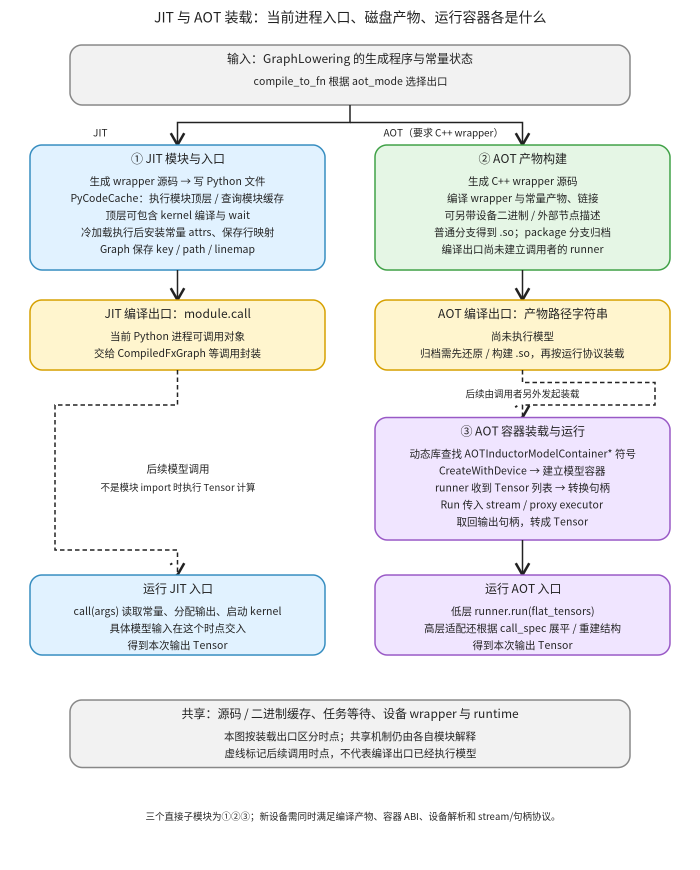
#> input picture torch/compile/inductor/assets/jit-aot-loading.png, 1400 x 1740 px (shown at 1/2 size)
$ python jit_aot_loading_flow.py
#> lines starting #> are read from the running program, lines starting #| are printed output that depends on the picture
"""JIT返回当前入口；AOT返回产物，另行装载后才能运行。"""
from pathlib import Path
from html import escape
import cairosvg
from PIL import Image,ImageOps
P=Path(__file__).resolve().parent
s=['<svg xmlns="http://www.w3.org/2000/svg" width="1400" height="1740" viewBox="0 0 1400 1740"><defs><marker id="a" markerWidth="9" markerHeight="9" refX="7" refY="4" orient="auto"><path d="M0 0 L7 4 L0 8" fill="none" stroke="#222" stroke-width="1.5"/></marker></defs><rect width="1400" height="1740" fill="white"/><g font-family="Noto Sans CJK SC,sans-serif" fill="#222">']
def t(x,y,v,z=21):s.append(f'<text x="{x}" y="{y}" text-anchor="middle" font-size="{z}">{escape(v)}</text>')
def b(x,y,w,h,title,lines,c):
#> called with x = 140, y = 90, w = 1120, h = 120, title = '输入：GraphLowering 的生成程序与常量状态', c = ('#f2f2f2', '#888')
 s.append(f'<rect x="{x}" y="{y}" width="{w}" height="{h}" rx="24" fill="{c[0]}" stroke="{c[1]}" stroke-width="3"/>');t(x+w/2,y+36,title,24)
 for i,v in enumerate(lines):t(x+w/2,y+80+i*34,v)
def e(d,dash=False):s.append(f'<path d="{d}" fill="none" stroke="#222" stroke-width="3" '+('stroke-dasharray="9 6" ' if dash else '')+'marker-end="url(#a)"/>')
t(700,45,'JIT 与 AOT 装载：当前进程入口、磁盘产物、运行容器各是什么',28)
b(140,90,1120,120,'输入：GraphLowering 的生成程序与常量状态',['compile_to_fn 根据 aot_mode 选择出口'],('#f2f2f2','#888'))
e('M700 210 V245 H355 V290');e('M700 245 H1045 V290');t(200,273,'JIT',20);t(880,273,'AOT（要求 C++ wrapper）',20)
b(60,290,590,250,'① JIT 模块与入口',['生成 wrapper 源码 → 写 Python 文件','PyCodeCache：执行模块顶层 / 查询模块缓存','顶层可包含 kernel 编译与 wait','冷加载执行后安装常量 attrs、保存行映射','Graph 保存 key / path / linemap'],('#e1f2ff','#368dc0'))
b(750,290,590,250,'② AOT 产物构建',['生成 C++ wrapper 源码','编译 wrapper 与常量产物、链接','可另带设备二进制 / 外部节点描述','普通分支得到 .so；package 分支归档','编译出口尚未建立调用者的 runner'],('#e5f6e5','#40a147'))
e('M355 540 V600');e('M1045 540 V600')
b(60,600,590,140,'JIT 编译出口：module.call',['当前 Python 进程可调用对象','交给 CompiledFxGraph 等调用封装'],('#fff5ce','#d6a000'))
b(750,600,590,140,'AOT 编译出口：产物路径字符串',['尚未执行模型','归档需先还原 / 构建 .so，再按运行协议装载'],('#fff5ce','#d6a000'))
e('M1045 740 V765 H1310 V810 H1045 V835',True);t(1045,795,'后续由调用者另外发起装载',19)
b(750,835,590,245,'③ AOT 容器装载与运行',['动态库查找 AOTInductorModelContainer* 符号','CreateWithDevice → 建立模型容器','runner 收到 Tensor 列表 → 转换句柄','Run 传入 stream / proxy executor','取回输出句柄，转成 Tensor'],('#f0e5ff','#9959c6'))
e('M355 740 V810 H110 V1100 H355 V1150',True);t(355,945,'后续模型调用',21);t(355,982,'不是模块 import 时执行 Tensor 计算',19)
b(60,1150,590,160,'运行 JIT 入口',['call(args) 读取常量、分配输出、启动 kernel','具体模型输入在这个时点交入','得到本次输出 Tensor'],('#e1f2ff','#368dc0'))
e('M1045 1080 V1150')
b(750,1150,590,160,'运行 AOT 入口',['低层 runner.run(flat_tensors)','高层适配还根据 call_spec 展平 / 重建结构','得到本次输出 Tensor'],('#f0e5ff','#9959c6'))
b(140,1400,1120,135,'共享：源码 / 二进制缓存、任务等待、设备 wrapper 与 runtime',['本图按装载出口区分时点；共享机制仍由各自模块解释','虚线标记后续调用时点，不代表编译出口已经执行模型'],('#f2f2f2','#888'))
t(700,1640,'三个直接子模块为①②③；新设备需同时满足编译产物、容器 ABI、设备解析和 stream/句柄协议。',19)
s.append('</g></svg>');svg=''.join(s);(P/'jit-aot-loading.svg').write_text(svg);cairosvg.svg2png(bytestring=svg.encode(),write_to=str(P/'jit-aot-loading.png'))
#> (this line was passed over: cairosvg is not available in this run)
im=Image.open(P/'jit-aot-loading.png').convert('RGB');im.thumbnail((950,1200));out=Image.new('RGB',(im.width*2,im.height),'white');out.paste(im,(0,0));out.paste(ImageOps.grayscale(im).convert('RGB'),(im.width,0));out.save(P/'jit-aot-loading-review.png')
#> further down, im is the input picture: PIL image 1400x1740 RGB; mean R, G, B 238, 239, 239
#> after `im.thumbnail((950, 1200))`:
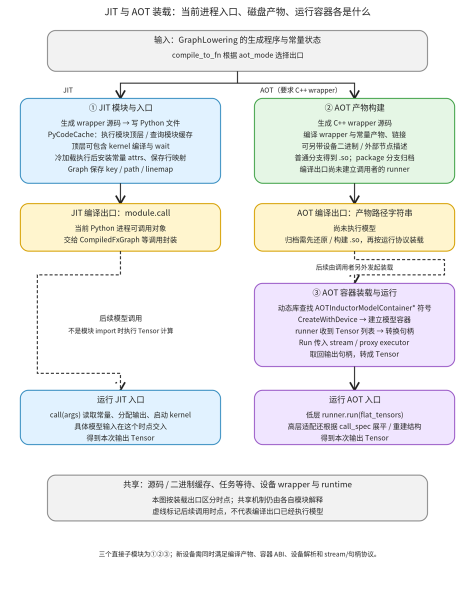
#> im: PIL image 950x1181 RGB (shown at 1/2 size); mean R, G, B 237.9, 238.9, 238.9
#> after `out = Image.new('RGB', (im.width * 2, im.height), 'white')`: out: PIL image 1900x1181 RGB; every value is 255
#> after `out.paste(im, (0, 0))`:
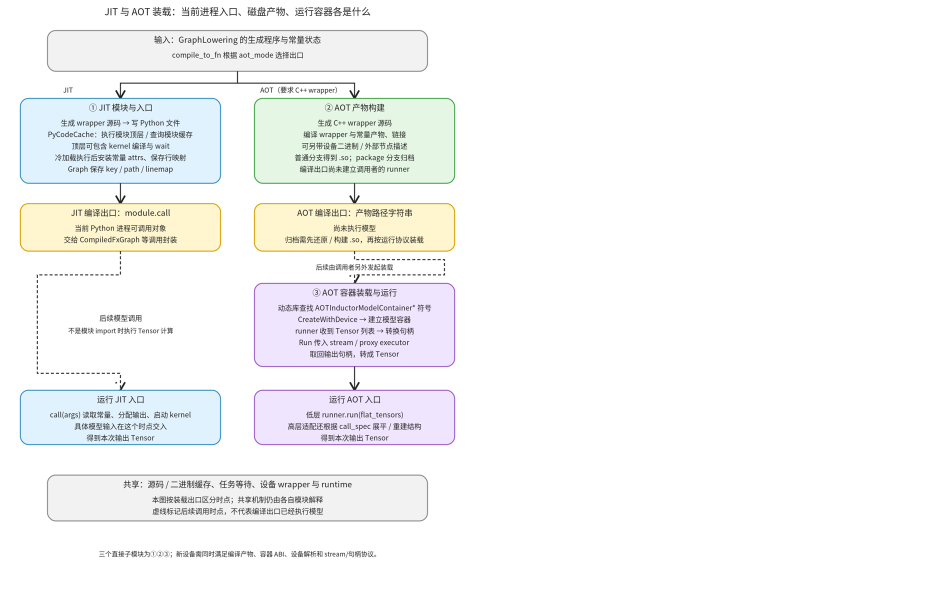
#> out: PIL image 1900x1181 RGB (shown at 1/2 size); mean R, G, B 246.4, 247, 246.9
#> after `out.paste(ImageOps.grayscale(im).convert('RGB'), (im.width, 0))`:
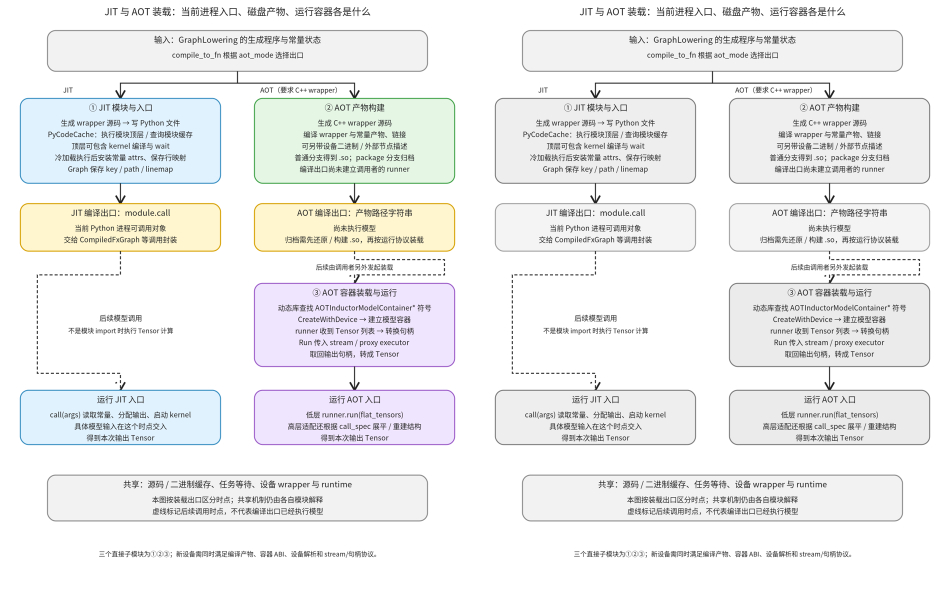
#> out: PIL image 1900x1181 RGB (shown at 1/2 size); mean R, G, B 238.2, 238.7, 238.7

$ run again, with torch/compile/inductor/assets/algorithm-selection-review.png copied over torch/compile/inductor/assets/jit-aot-loading.png
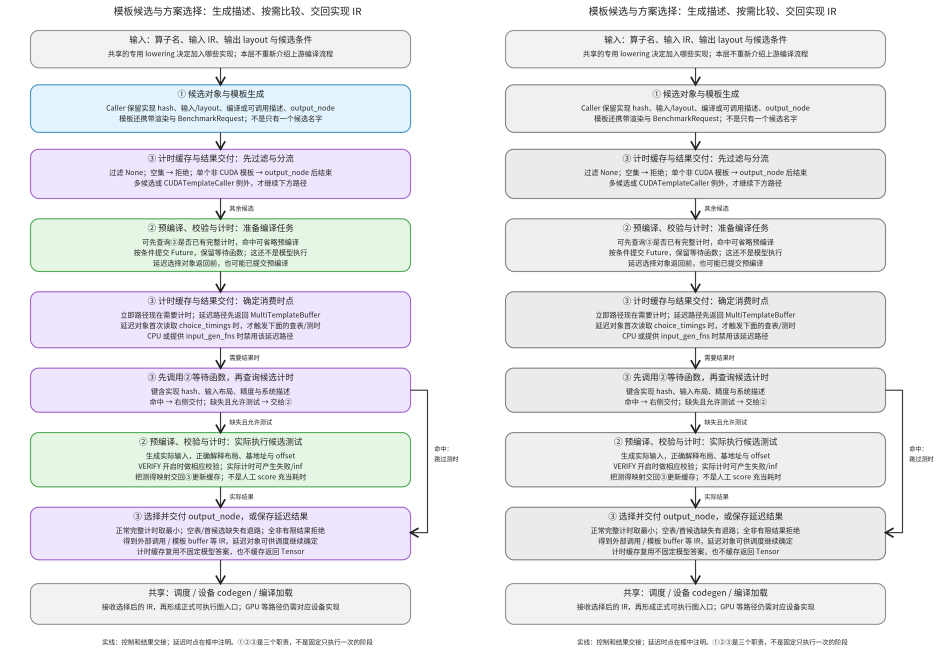
#> input picture torch/compile/inductor/assets/algorithm-selection-review.png, 1900 x 1330 px (shown at 1/2 size)
#> im is the input picture: PIL image 1900x1330 RGB; mean R, G, B 235, 235.3, 237.8
#> `im.thumbnail((950, 1200))`:
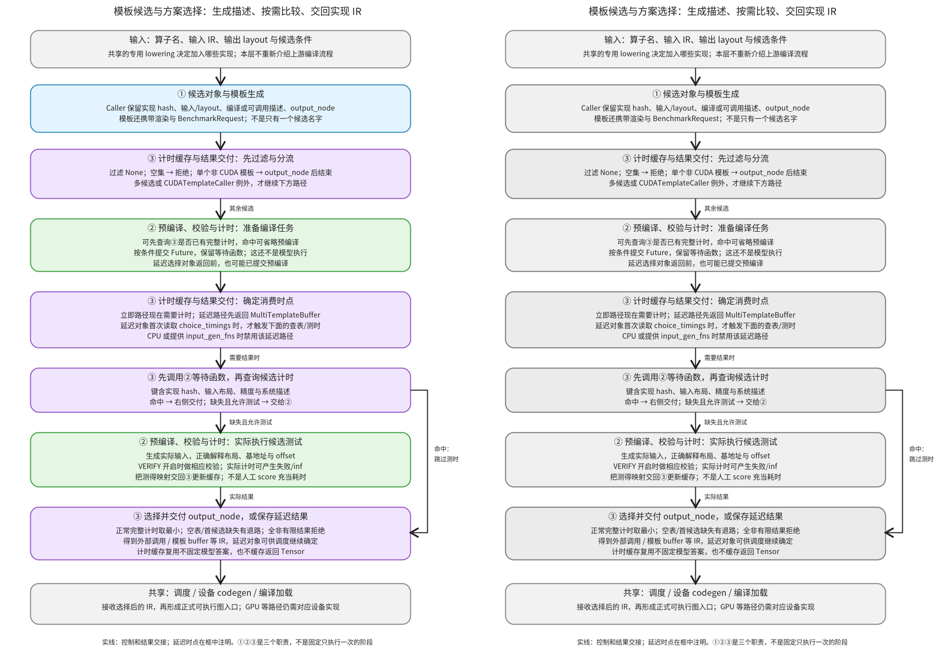
#> im: PIL image 950x665 RGB; mean R, G, B 234.9, 235.2, 237.7
#> out: PIL image 1900x665 RGB; every value is 255
#> `out.paste(ImageOps.grayscale(im).convert('RGB'), (im.width, 0))`:
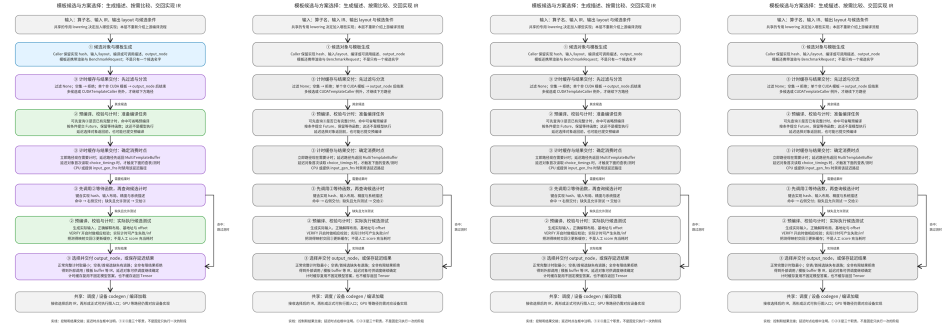
#> out: PIL image 1900x665 RGB (shown at 1/2 size); mean R, G, B 235.2, 235.3, 236.5

$ run again, with torch/compile/inductor/assets/algorithm-selection.png copied over torch/compile/inductor/assets/jit-aot-loading.png
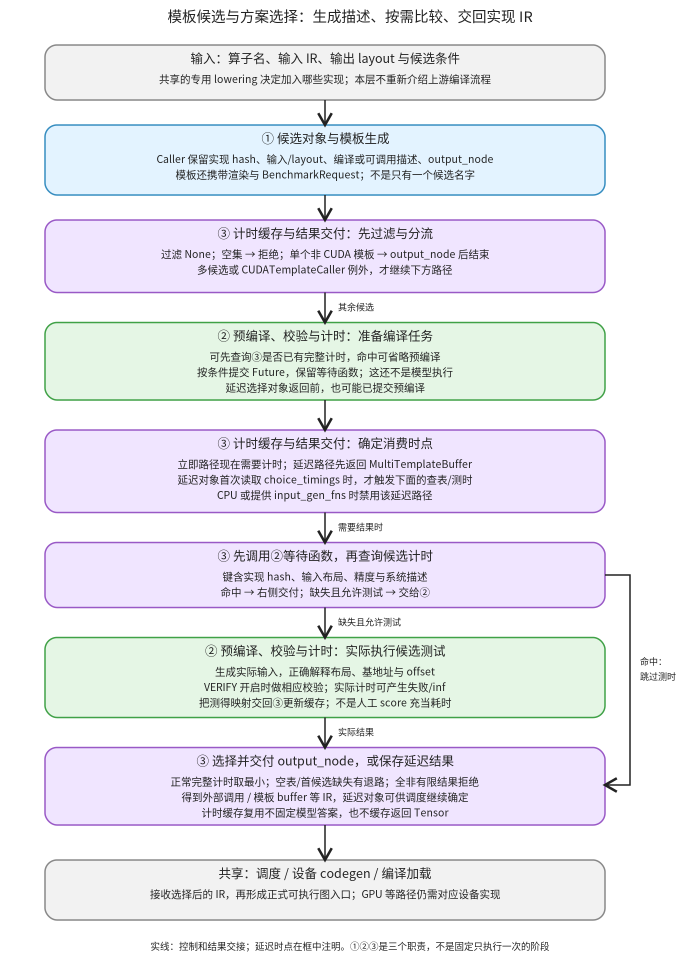
#> input picture torch/compile/inductor/assets/algorithm-selection.png, 1400 x 1960 px (shown at 1/2 size)
#> im is the input picture: PIL image 1400x1960 RGB; mean R, G, B 234.7, 235.1, 240.4
#> `im.thumbnail((950, 1200))`:
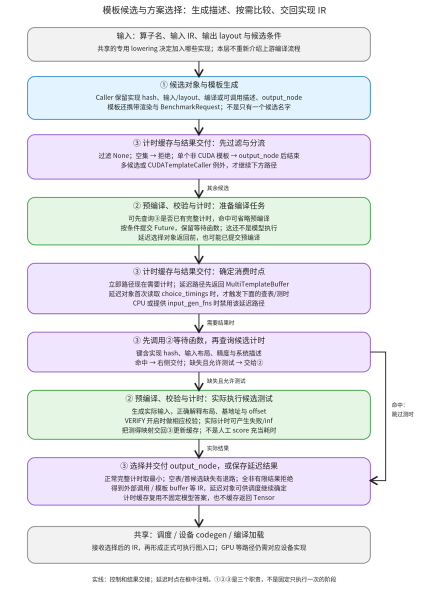
#> im: PIL image 857x1200 RGB (shown at 1/2 size); mean R, G, B 234.6, 235.1, 240.2
#> out: PIL image 1714x1200 RGB; every value is 255
#> `out.paste(ImageOps.grayscale(im).convert('RGB'), (im.width, 0))`:
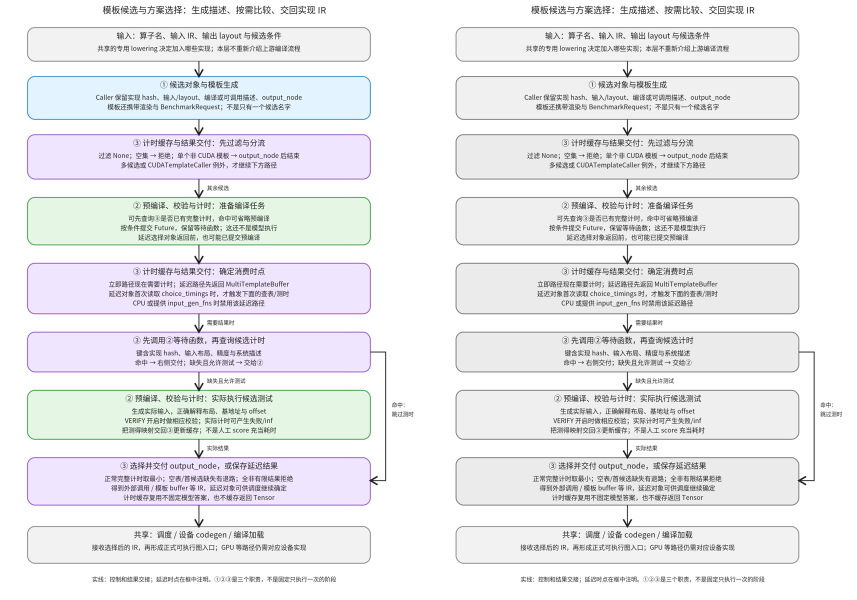
#> out: PIL image 1714x1200 RGB (shown at 1/2 size); mean R, G, B 235, 235.3, 237.8

$ run again, with torch/compile/inductor/assets/backend-dispatch-review.png copied over torch/compile/inductor/assets/jit-aot-loading.png
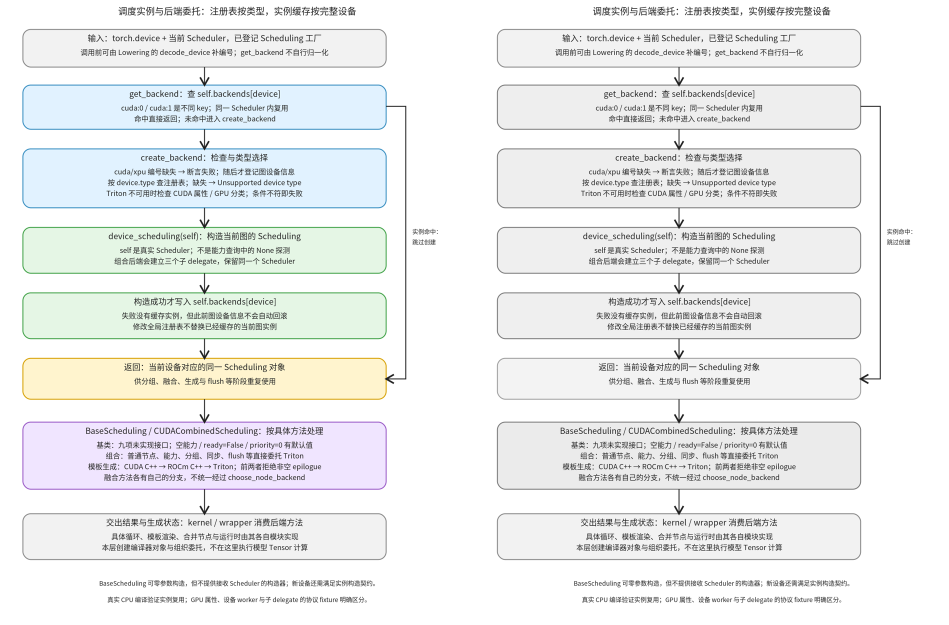
#> input picture torch/compile/inductor/assets/backend-dispatch-review.png, 1898 x 1250 px (shown at 1/2 size)
#> im is the input picture: PIL image 1898x1250 RGB; mean R, G, B 236.6, 238.1, 237.9
#> `im.thumbnail((950, 1200))`:
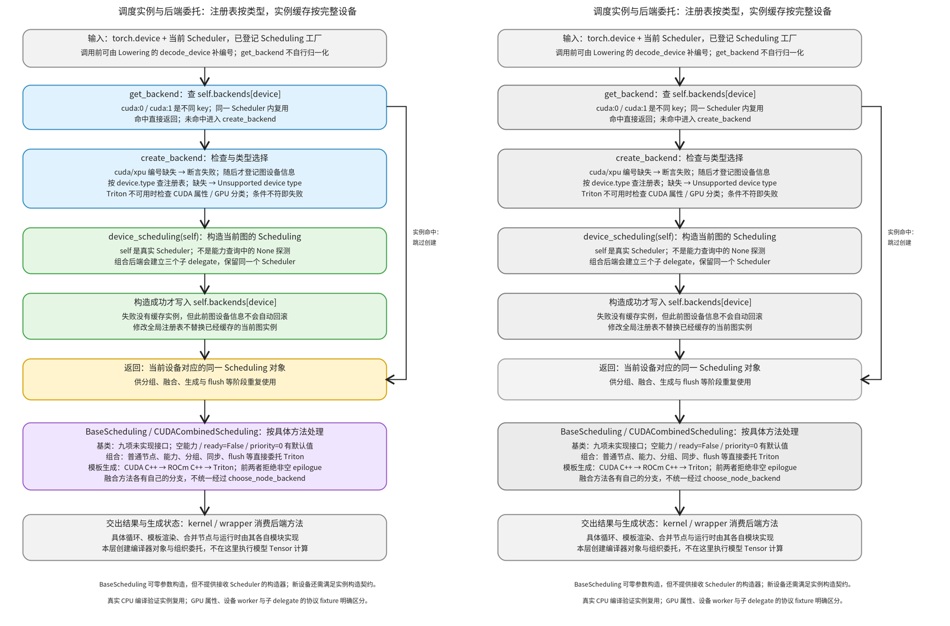
#> im: PIL image 950x626 RGB; mean R, G, B 236.5, 238, 237.8
#> out: PIL image 1900x626 RGB; every value is 255
#> `out.paste(ImageOps.grayscale(im).convert('RGB'), (im.width, 0))`:
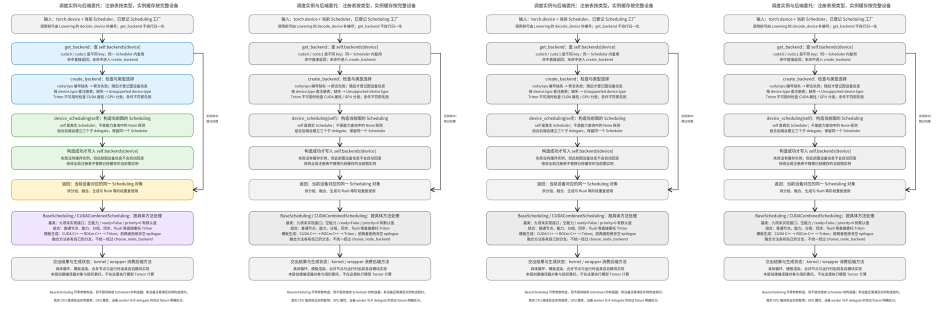
#> out: PIL image 1900x626 RGB (shown at 1/2 size); mean R, G, B 237, 237.8, 237.6
